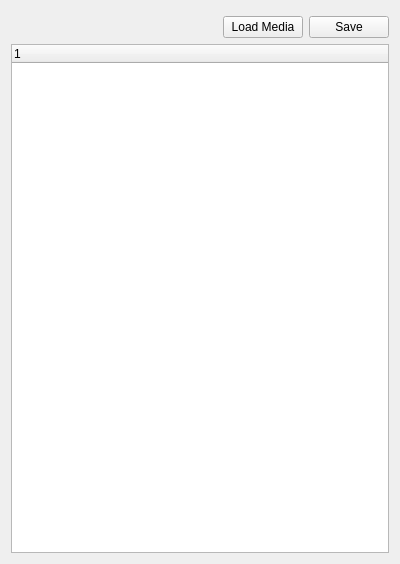
<?xml version="1.0" encoding="UTF-8"?>
<ui version="4.0">
 <class>MediaStoreView</class>
 <widget class="QDockWidget" name="MediaStoreView">
  <property name="geometry">
   <rect>
    <x>0</x>
    <y>0</y>
    <width>400</width>
    <height>564</height>
   </rect>
  </property>
  <property name="windowTitle">
   <string>Controls</string>
  </property>
  <widget class="QWidget" name="widget">
   <layout class="QVBoxLayout" name="verticalLayout">
    <item>
     <layout class="QHBoxLayout" name="horizontalLayout_2">
      <property name="topMargin">
       <number>5</number>
      </property>
      <item>
       <spacer name="horizontalSpacer_2">
        <property name="orientation">
         <enum>Qt::Horizontal</enum>
        </property>
        <property name="sizeHint" stdset="0">
         <size>
          <width>40</width>
          <height>20</height>
         </size>
        </property>
       </spacer>
      </item>
      <item>
       <widget class="QPushButton" name="mediaLoad">
        <property name="sizePolicy">
         <sizepolicy hsizetype="Minimum" vsizetype="Fixed">
          <horstretch>0</horstretch>
          <verstretch>0</verstretch>
         </sizepolicy>
        </property>
        <property name="maximumSize">
         <size>
          <width>16777215</width>
          <height>16777215</height>
         </size>
        </property>
        <property name="text">
         <string>Load Media</string>
        </property>
       </widget>
      </item>
      <item>
       <widget class="QPushButton" name="mediaSave">
        <property name="text">
         <string>Save</string>
        </property>
       </widget>
      </item>
     </layout>
    </item>
    <item>
     <widget class="QTreeWidget" name="mediaTree">
      <property name="selectionMode">
       <enum>QAbstractItemView::MultiSelection</enum>
      </property>
      <column>
       <property name="text">
        <string notr="true">1</string>
       </property>
      </column>
     </widget>
    </item>
   </layout>
  </widget>
 </widget>
 <layoutdefault spacing="6" margin="11"/>
 <resources/>
 <connections/>
</ui>
